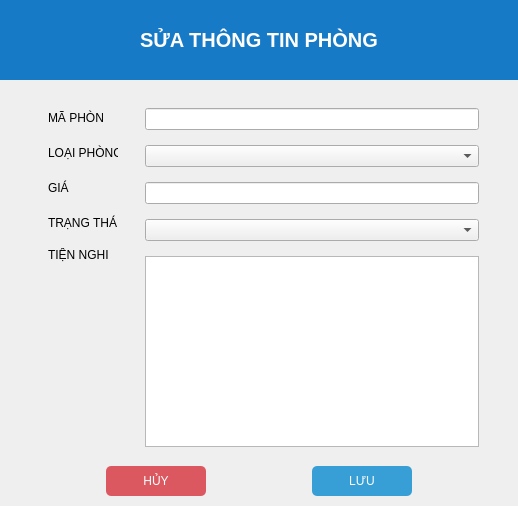
<?xml version="1.0" encoding="UTF-8"?>
<ui version="4.0">
 <class>Dialog</class>
 <widget class="QDialog" name="Dialog">
  <property name="geometry">
   <rect>
    <x>0</x>
    <y>0</y>
    <width>518</width>
    <height>506</height>
   </rect>
  </property>
  <property name="windowTitle">
   <string>Dialog</string>
  </property>
  <layout class="QVBoxLayout" name="verticalLayout">
   <property name="spacing">
    <number>10</number>
   </property>
   <property name="leftMargin">
    <number>0</number>
   </property>
   <property name="topMargin">
    <number>0</number>
   </property>
   <property name="rightMargin">
    <number>0</number>
   </property>
   <property name="bottomMargin">
    <number>0</number>
   </property>
   <item>
    <widget class="QWidget" name="widget" native="true">
     <property name="minimumSize">
      <size>
       <width>0</width>
       <height>80</height>
      </size>
     </property>
     <property name="maximumSize">
      <size>
       <width>16777214</width>
       <height>80</height>
      </size>
     </property>
     <property name="styleSheet">
      <string notr="true">QWidget {
    background-color: #177ac6;  /* Màu nền xanh */
}
</string>
     </property>
     <layout class="QGridLayout" name="gridLayout_2">
      <property name="leftMargin">
       <number>0</number>
      </property>
      <property name="topMargin">
       <number>0</number>
      </property>
      <property name="rightMargin">
       <number>0</number>
      </property>
      <property name="bottomMargin">
       <number>0</number>
      </property>
      <property name="spacing">
       <number>0</number>
      </property>
      <item row="0" column="0">
       <widget class="QLabel" name="label_2">
        <property name="maximumSize">
         <size>
          <width>16777215</width>
          <height>70</height>
         </size>
        </property>
        <property name="font">
         <font>
          <pointsize>15</pointsize>
          <weight>75</weight>
          <bold>true</bold>
         </font>
        </property>
        <property name="styleSheet">
         <string notr="true">QLabel {
    color: white;  /* Màu chữ trắng */
}
</string>
        </property>
        <property name="text">
         <string>SỬA THÔNG TIN PHÒNG</string>
        </property>
        <property name="alignment">
         <set>Qt::AlignCenter</set>
        </property>
       </widget>
      </item>
     </layout>
    </widget>
   </item>
   <item>
    <widget class="QWidget" name="widget_2" native="true">
     <layout class="QHBoxLayout" name="horizontalLayout">
      <property name="spacing">
       <number>0</number>
      </property>
      <property name="leftMargin">
       <number>30</number>
      </property>
      <property name="topMargin">
       <number>0</number>
      </property>
      <property name="rightMargin">
       <number>30</number>
      </property>
      <property name="bottomMargin">
       <number>0</number>
      </property>
      <item>
       <widget class="QWidget" name="widget_4" native="true">
        <layout class="QVBoxLayout" name="verticalLayout_4">
         <item>
          <widget class="QWidget" name="widget_6" native="true">
           <layout class="QVBoxLayout" name="verticalLayout_3">
            <property name="spacing">
             <number>15</number>
            </property>
            <item>
             <widget class="QLabel" name="label_6">
              <property name="maximumSize">
               <size>
                <width>55</width>
                <height>20</height>
               </size>
              </property>
              <property name="text">
               <string>MÃ PHÒNG</string>
              </property>
             </widget>
            </item>
            <item>
             <widget class="QLabel" name="label_7">
              <property name="maximumSize">
               <size>
                <width>70</width>
                <height>20</height>
               </size>
              </property>
              <property name="text">
               <string>LOẠI PHÒNG</string>
              </property>
             </widget>
            </item>
            <item>
             <widget class="QLabel" name="label">
              <property name="minimumSize">
               <size>
                <width>50</width>
                <height>20</height>
               </size>
              </property>
              <property name="maximumSize">
               <size>
                <width>70</width>
                <height>20</height>
               </size>
              </property>
              <property name="text">
               <string>GIÁ</string>
              </property>
             </widget>
            </item>
            <item>
             <widget class="QLabel" name="label_9">
              <property name="maximumSize">
               <size>
                <width>70</width>
                <height>20</height>
               </size>
              </property>
              <property name="text">
               <string>TRẠNG THÁI</string>
              </property>
             </widget>
            </item>
            <item>
             <widget class="QLabel" name="label_8">
              <property name="maximumSize">
               <size>
                <width>60</width>
                <height>16777215</height>
               </size>
              </property>
              <property name="text">
               <string>TIỆN NGHI</string>
              </property>
              <property name="alignment">
               <set>Qt::AlignLeading|Qt::AlignLeft|Qt::AlignTop</set>
              </property>
             </widget>
            </item>
           </layout>
          </widget>
         </item>
        </layout>
       </widget>
      </item>
      <item>
       <widget class="QWidget" name="widget_5" native="true">
        <layout class="QVBoxLayout" name="verticalLayout_6">
         <property name="spacing">
          <number>0</number>
         </property>
         <property name="leftMargin">
          <number>0</number>
         </property>
         <property name="rightMargin">
          <number>0</number>
         </property>
         <property name="bottomMargin">
          <number>0</number>
         </property>
         <item>
          <widget class="QWidget" name="widget_7" native="true">
           <layout class="QVBoxLayout" name="verticalLayout_5">
            <property name="spacing">
             <number>15</number>
            </property>
            <item>
             <widget class="QLineEdit" name="maphong_input"/>
            </item>
            <item>
             <widget class="QComboBox" name="loaiphong_combobox"/>
            </item>
            <item>
             <widget class="QLineEdit" name="giaphong_input"/>
            </item>
            <item>
             <widget class="QComboBox" name="trangthai_input"/>
            </item>
            <item>
             <widget class="QTextEdit" name="tiennghi_text"/>
            </item>
           </layout>
          </widget>
         </item>
        </layout>
       </widget>
      </item>
     </layout>
    </widget>
   </item>
   <item>
    <widget class="QWidget" name="widget_8" native="true">
     <property name="minimumSize">
      <size>
       <width>0</width>
       <height>30</height>
      </size>
     </property>
     <property name="maximumSize">
      <size>
       <width>16777215</width>
       <height>150</height>
      </size>
     </property>
     <layout class="QHBoxLayout" name="horizontalLayout_2">
      <property name="spacing">
       <number>0</number>
      </property>
      <property name="leftMargin">
       <number>0</number>
      </property>
      <property name="topMargin">
       <number>0</number>
      </property>
      <property name="rightMargin">
       <number>0</number>
      </property>
      <property name="bottomMargin">
       <number>0</number>
      </property>
      <item>
       <widget class="QPushButton" name="cancel_btn">
        <property name="maximumSize">
         <size>
          <width>100</width>
          <height>100</height>
         </size>
        </property>
        <property name="styleSheet">
         <string notr="true">QPushButton {
    background-color:#db5860;
    color: white;
    border-radius: 5px;
    padding: 5px;
}
QPushButton:hover {
    background-color: darkred;
}</string>
        </property>
        <property name="text">
         <string>HỦY</string>
        </property>
       </widget>
      </item>
      <item>
       <widget class="QPushButton" name="agree_btn">
        <property name="maximumSize">
         <size>
          <width>100</width>
          <height>150</height>
         </size>
        </property>
        <property name="styleSheet">
         <string notr="true">QPushButton {
    background-color:#379fd6;
    color: white;
    border-radius: 5px;
    padding: 5px;
}
QPushButton:hover {
    background-color: darkred;
}</string>
        </property>
        <property name="text">
         <string>LƯU</string>
        </property>
       </widget>
      </item>
     </layout>
    </widget>
   </item>
   <item>
    <widget class="QWidget" name="widget_3" native="true"/>
   </item>
  </layout>
 </widget>
 <resources/>
 <connections/>
</ui>
